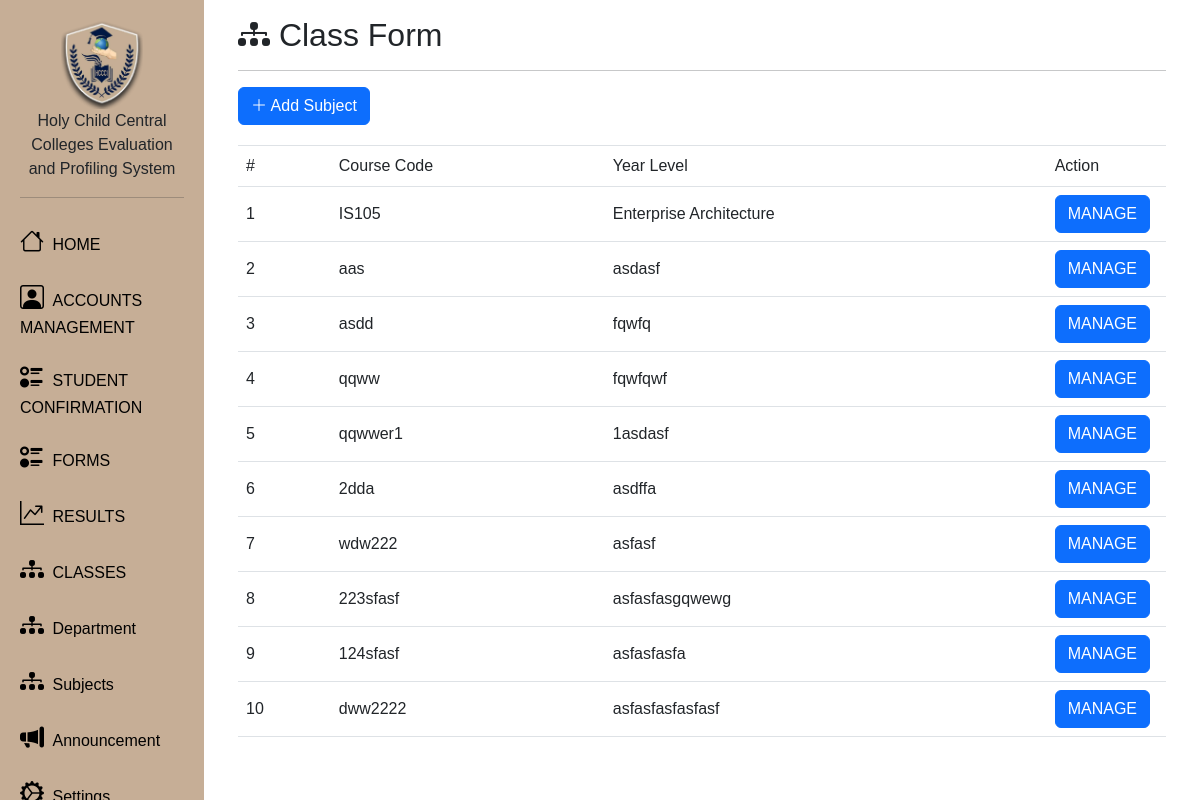
/GuidanceDashboard/subjectForm.php (signed in), run on the app's committed database.
### tables this page shows
CREATE TABLE `subjecttableform` (
  `subjectID` int(11) NOT NULL,
  `subjectCode` varchar(100) NOT NULL,
  `subjectDesc` varchar(100) NOT NULL,
  `subjectStatus` varchar(11) NOT NULL
);

### GuidanceDashboard/subjectForm.php (the view, shortened to what this page needs)
<?php
include('summaryCount.php');
$query = "SELECT * FROM subjecttableform WHERE subjectStatus = 'ACTIVE'";
$result = mysqli_query($db, $query);
?>
<!DOCTYPE html>
<html lang="en">
<head>
    <link rel="stylesheet" href="css/style.css">
    <link rel="stylesheet" href="https://cdn.jsdelivr.net/npm/bootstrap-icons@1.9.1/font/bootstrap-icons.css">
    <link rel="stylesheet" href="https://maxcdn.bootstrapcdn.com/bootstrap/4.0.0/css/bootstrap.min.css">
    <link rel="stylesheet" href="https://cdnjs.cloudflare.com/ajax/libs/font-awesome/5.13.0/css/all.min.css">
    <link rel="stylesheet" href="https://cdn.jsdelivr.net/npm/bootstrap-icons@1.9.1/font/bootstrap-icons.css">
    <link rel="stylesheet" href="https://cdn.jsdelivr.net/npm/bootstrap-icons@1.10.5/font/bootstrap-icons.css">
    <link href="https://cdn.jsdelivr.net/npm/bootstrap@5.3.0/dist/css/bootstrap.min.css" rel="stylesheet"
>
    <link rel="stylesheet" href="https://cdn.datatables.net/1.13.1/css/jquery.dataTables.min.css">
</head>
<body>
    <?php include 'components/navigation.php'; ?>
    <div class="main">
        <div class="container-fluid">
            <div class="row flex-nowrap">
                <div class="col py-3">
                    <div class="container-fluid">
                        <h2><i class="bi bi-diagram-3-fill"></i> Class Form</h2>
                        <hr>
                        <button type="button" class="btn btn-primary" data-bs-toggle="modal" data-bs-target="#myModal">
                            <i class="bi bi-plus-lg"></i> Add Subject
                        </button>
                        <div class="table-responsive" style="margin-top:20px;">
                            <table id="employee_data" class="table table-fluid" width="100%">
                                <thead>
                                    <tr>
                                        <td width="10%">#</td>
                                        <td>Course Code</td>
                                        <td>Year Level</td>
                                        <td width="10%">Action</td>
                                    </tr>
                                </thead>
                                <?php
                                while ($row = mysqli_fetch_array($result)) {
                                    echo "<tr>";
                                    echo "<td class='align-middle'>";
                                    echo $row["subjectID"];
                                    echo "</td>";
                                    echo "<td class='align-middle'>";
                                    echo $row["subjectCode"];
                                    echo "</td>";
                                    echo "<td class='align-middle'>";
                                    echo $row["subjectDesc"];
                                    echo "</td>";
                                    echo "<td class='align-middle'><a href='manageForm.php?subjectID=$row[subjectID]''><button type='button' class='btn btn-primary mr-2' data-toggle='modal' data-target=.bd-example-modal-lg'>MANAGE</button></a>";
                                    echo "</tr>";
                                }
                                ?>
                            </table>
                        </div>
                    </div>
                </div>
            </div>
        </div>
    </div>
</body>
</html>

### GuidanceDashboard/css/style.css (style rules this page uses)
* { font-family: 'Ubuntu', sans-serif; }

### GuidanceDashboard/components/navigation.php (style rules this page uses)
.main { margin-left: 17%; padding: 0px 10px; }

### data on the page
subjecttableform: subjectID "1", subjectCode "IS105", subjectDesc "Enterprise Architecture"
subjecttableform: subjectID "2", subjectCode "aas", subjectDesc "asdasf"
subjecttableform: subjectID "3", subjectCode "asdd", subjectDesc "fqwfq"
subjecttableform: subjectID "4", subjectCode "qqww", subjectDesc "fqwfqwf"
subjecttableform: subjectID "5", subjectCode "qqwwer1", subjectDesc "1asdasf"
subjecttableform: subjectID "6", subjectCode "2dda", subjectDesc "asdffa"
subjecttableform: subjectID "7", subjectCode "wdw222", subjectDesc "asfasf"
subjecttableform: subjectID "8", subjectCode "223sfasf", subjectDesc "asfasfasgqwewg"
subjecttableform: subjectID "9", subjectCode "124sfasf", subjectDesc "asfasfasfa"
subjecttableform: subjectID "10", subjectCode "dww2222", subjectDesc "asfasfasfasfasf"
